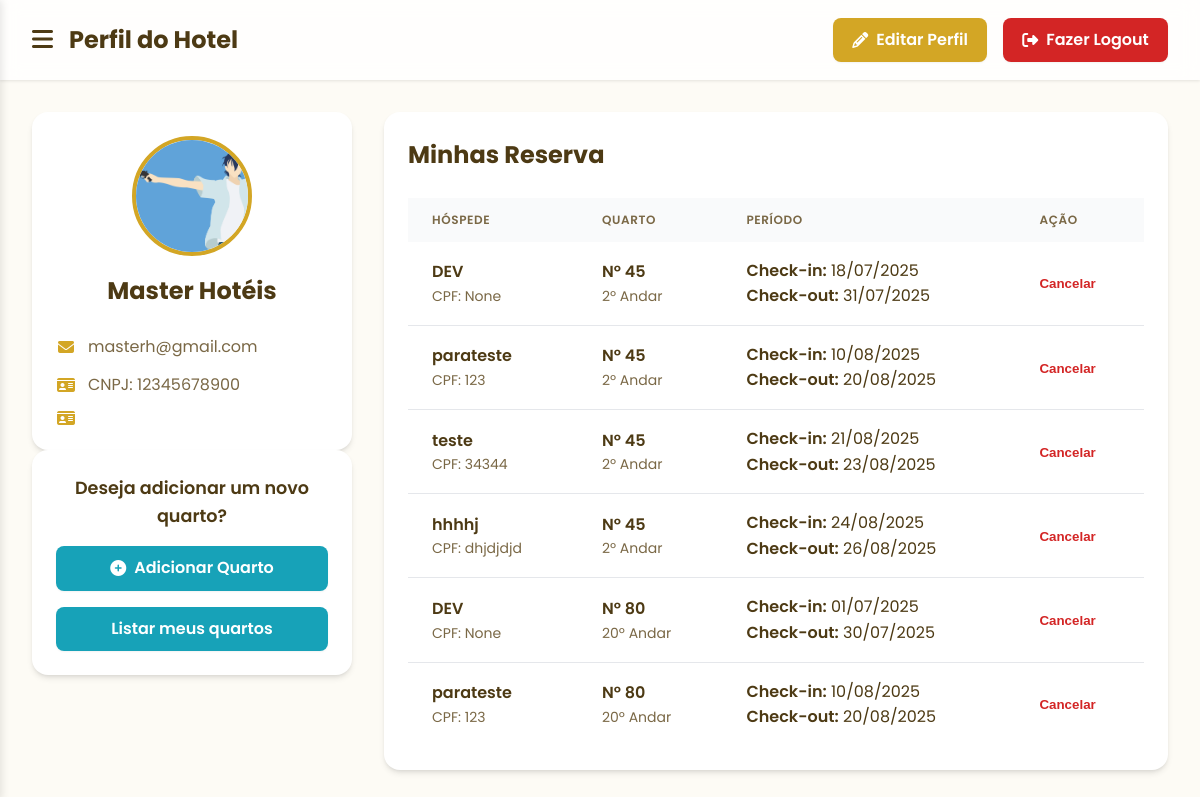
/perfil_hotel (signed in), run on an earlier commit of the app's database.
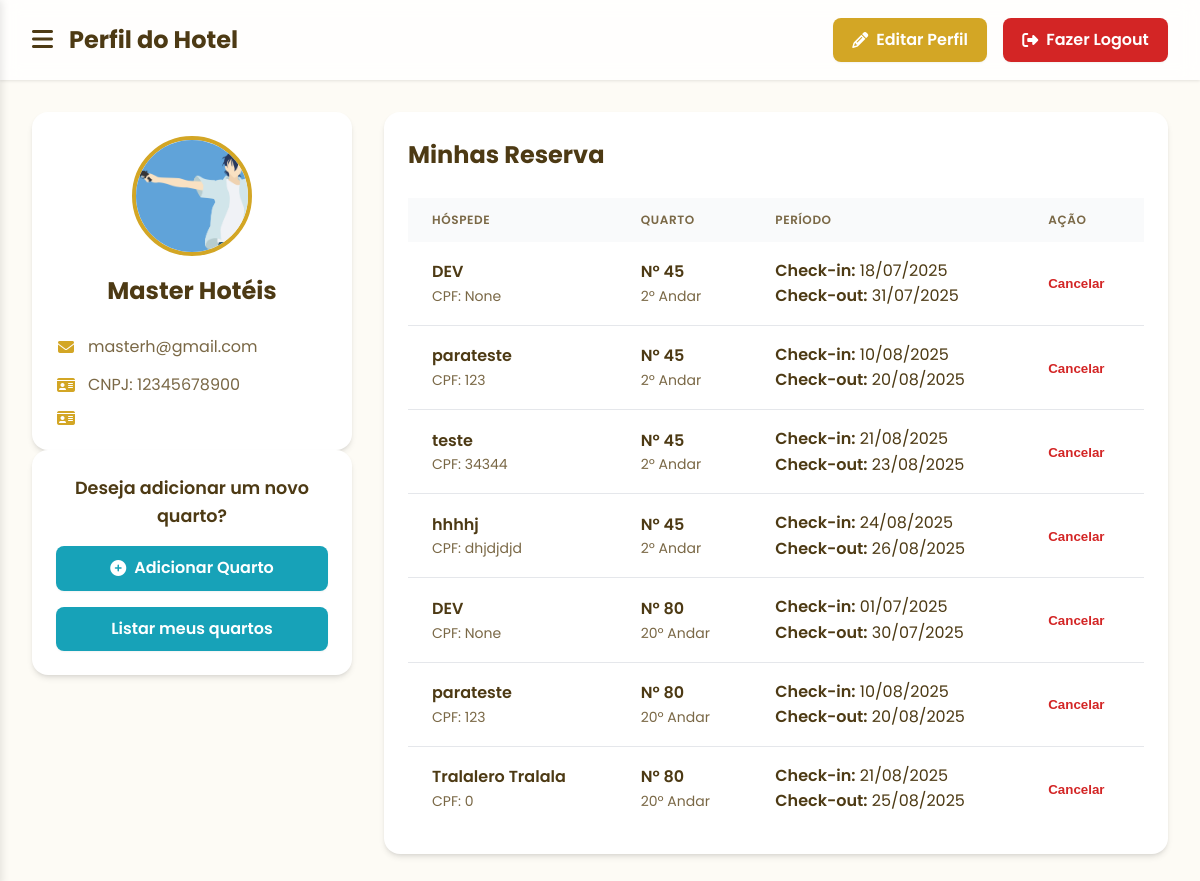
And on a later commit of the database.
### tables this page shows
CREATE TABLE usuarios 
(
    id_usuario INTEGER PRIMARY KEY AUTOINCREMENT, 
    nome TEXT,
    email TEXT,
    senha TEXT,
    cpf INTEGER, 
    imagem TEXT
);

CREATE TABLE quartos 
(
    id_quarto INTEGER PRIMARY KEY AUTOINCREMENT,
    andar TEXT,
    numero_quarto TEXT,
    preco REAL,
    imagem TEXT,
    id_hotel INTEGER, descricao TEXT,
    FOREIGN KEY (id_hotel) REFERENCES hoteis(id_hotel)
);

### routes/route_hotel.py (the view)
@hotel_bp.route('/perfil_hotel', methods=['GET', 'POST'])
def perfil_hotel():
    if 'hotel' not in session:
        return redirect(url_for('hotel.cadastro_hotel'))
    else:
        hotel = session['hotel']
        quarto_model = QuartoModel(id_hotel=hotel['id'])
        quartos = quarto_model.buscar_todos_quartos_do_hotel()
        reservas_detalhadas = []
        for i, quarto in enumerate(quartos):
            reserva_model = ReservaModel(id_quarto=quarto["id_quarto"])
            reservas = reserva_model.buscar_por_reservas_do_quarto()
            for reserva in reservas:
                usuario_da_reserva_model = ReservaModel(id_usuario=reserva["id_usuario"])
                usuario_da_reserva = usuario_da_reserva_model.buscar_por_usuario_da_reserva()
                listacheckin = reserva["data_checkin"].split("-")
                listacheckout = reserva["data_checkout"].split("-")
                strcheckin = listacheckin[2] + "/" + listacheckin[1] + "/" + listacheckin[0]
                strcheckout = listacheckout[2] + "/" + listacheckout[1] + "/" + listacheckout[0]
                conversao1 = datetime.strptime(strcheckin, "%d/%m/%Y")
                conversao2 = datetime.strptime(strcheckout, "%d/%m/%Y")
                diferenca = conversao2 - conversao1
                tempo_estadia = diferenca.days
                del listacheckin
                del listacheckout
                reservas_detalhadas.append({
                    'reserva': reserva,
                    'usuario_da_reserva' : usuario_da_reserva,
                    'quarto': quarto,
                    'hotel': hotel,
                    'checkin' : strcheckin,
                    'checkout' : strcheckout
                })
        return render_template('empresa/perfil_hotel.html', hotel=hotel, reservas=reservas_detalhadas)

### models/connect.py (called while the page is built)
    def connect(self):
        self.conn = sqlite3.connect(self.db_name)
        self.conn.row_factory = sqlite3.Row  # Para retornar dicionários
        self.cursor = self.conn.cursor()

    def execute(self, query, params=None):
        if self.conn is None:
            self.connect()
        if params:
            self.cursor.execute(query, params)
        else:
            self.cursor.execute(query)
        return self.cursor

    def fetchall(self):
        return self.cursor.fetchall()

    def fetchone(self):
        return self.cursor.fetchone()

    def close(self):
        if self.conn:
            self.conn.close()
            self.conn = None
            self.cursor = None

### models/quarto_model.py (called while the page is built)
    def buscar_todos_quartos_do_hotel(self):
        db = Database()
        db.connect()
        sql = "SELECT * FROM quartos WHERE id_hotel=?"
        db.execute(sql, (self.id_hotel,))
        quartos = db.fetchall()
        db.close()
        return quartos

### models/reserva_model.py (called while the page is built)
    def buscar_por_reservas_do_quarto(self):
        db = Database()
        db.connect()
        sql = "SELECT * FROM reservas WHERE id_quarto=?"
        db.execute(sql, (self.id_quarto,))
        reservas = db.fetchall()
        db.close()
        return reservas

    def buscar_por_usuario_da_reserva(self):
        db = Database()
        db.connect()
        sql = "SELECT * FROM usuarios WHERE id_usuario=?"
        db.execute(sql, (self.id_usuario,))
        reservas = db.fetchone()
        db.close()
        return reservas

### templates/empresa/perfil_hotel.html (shortened to what this page needs)
<!DOCTYPE html>
<html lang="pt-BR">
<head>
  <link rel="stylesheet" href="/static/estilos/estilo_perfil_adm.css">
  <link rel="stylesheet" href="https://cdnjs.cloudflare.com/ajax/libs/font-awesome/6.5.1/css/all.min.css">
</head>
<body>
  <div class="page-wrapper">
    <header class="header">
      <div class="header-content">
        <div class="header-left">
          <button class="menu-btn" onclick="toggleSidebar()">
            <i class="fas fa-bars"></i>
          </button>
          <h1>Perfil do Hotel</h1>
        </div>
        <div class="header-right">
           <a href="/editar_perfil_hotel" class="btn btn-edit">
              <i class="fas fa-pencil-alt"></i>
              <span>Editar Perfil</span>
            </a>
            <a href="/sair" class="btn btn-logout">
              <i class="fas fa-sign-out-alt"></i>
              <span>Fazer Logout</span>
            </a>
        </div>
      </div>
    </header>
    <main class="main-content">
      <div class="grid-layout">
        <div class="profile-column">
          <section class="card profile-card">
            <div class="profile-photo-wrapper">
              <img src="{{ url_for('static', filename=hotel.foto) }}" alt="Foto Hotel" class="profile-photo">
            </div>
            <h2 class="profile-name">{{session['hotel']['nome']}}</h2>
            <div class="profile-info">
              <p><i class="fa-solid fa-envelope"></i> <span>{{session['hotel']['email']}}</span></p>
              <p><i class="fa-solid fa-id-card"></i> <span>CNPJ: {{session['hotel']['cnpj']}}</span></p>
              <p><i class="fa-solid fa-id-card"></i></p>
            </div>
          </section>
          <section class="card add-room-card">
               <p>Deseja adicionar um novo quarto?</p>
               <a href="{{ url_for('quarto.salvar_quarto') }}" class="btn btn-add">
                  <i class="fas fa-plus-circle"></i>Adicionar Quarto
               </a>
               <a href="{{ url_for('hotel.pagina_hotel', id_hotel=hotel.id) }}" class="btn btn-add">
                  Listar meus quartos
               </a>
          </section>
        </div>
        <div class="reservations-column">
          <section class="card">
            <h2 class="section-title">Minhas Reserva</h2>
            <div class="table-wrapper">
              <table class="reservations-table">
                <thead>
                  <tr>
                    <th>Hóspede</th>
                    <th>Quarto</th>
                    <th>Período</th>
                    <th>Ação</th>
                  </tr>
                </thead>
                <tbody>
                  {% if reservas %}
                    {% for item in reservas %}
                      <tr>
                        <td data-label="Hóspede">
                          <div class="text-bold">{{ item.usuario_da_reserva.nome }}</div>
                          <div class="text-small">CPF: {{ item.usuario_da_reserva.cpf }}</div>
                        </td>
                        <td data-label="Quarto">
                          <div class="text-bold">Nº {{ item.quarto.numero_quarto }}</div>
                          <div class="text-small">{{ item.quarto.andar }}º Andar</div>
                        </td>
                        <td data-label="Período">
                          <div><span class="text-bold">Check-in:</span> {{ item.checkin }}</div>
                          <div><span class="text-bold">Check-out:</span> {{ item.checkout }}</div>
                        </td>
                        <td data-label="Ação">
                          <form action="/cancelar_reserva" method="post" class="form-cancel">
                            <button type="submit" class="btn-cancel">Cancelar</button>
                          </form>
                        </td>
                      </tr>
                    {% endfor %}
                  {% endif %}
                </tbody>
              </table>
            </div>
          </section>
        </div>
      </div>
    </main>
  </div>
</body>
</html>

### static/estilos/estilo_perfil_adm.css (style rules this page uses)
:root { --cor-fundo: #FDFBF5; --cor-fundo-card: #FFFFFF; --cor-primaria: #d3a625; --cor-primaria-hover: #b68b1c; --cor-texto-principal: #4d3a14; --cor-texto-secundario: #7a6846; --cor-perigo: #d32525; --cor-perigo-hover: #b61c1c; --cor-info: #17a2b8; --cor-info-hover: #138496; --cor-borda: #E5E7EB; --sombra-card: 0 4px 6px -1px rgb(0 0 0 / 0.1), 0 2px 4px -2px rgb(0 0 0 / 0.1); }
* { margin: 0; padding: 0; box-sizing: border-box; }
body { font-family: 'Poppins', sans-serif; background-color: var(--cor-fundo); color: var(--cor-texto-principal); line-height: 1.6; }
.page-wrapper { transition: margin-left 0.3s ease-in-out; }
.header { background-color: rgba(255, 255, 255, 0.8); backdrop-filter: blur(10px); box-shadow: 0 1px 3px rgba(0,0,0,0.1); position: sticky; top: 0; z-index: 990; }
.header-content { display: flex; align-items: center; justify-content: space-between; height: 5rem; padding: 0 2rem; max-width: 1280px; margin: 0 auto; }
.header-left { display: flex; align-items: center; gap: 1rem; }
.header-left h1 { font-size: 1.5rem; font-weight: 700; }
.menu-btn { background: none; border: none; font-size: 1.5rem; cursor: pointer; color: var(--cor-texto-principal); }
.header-right { display: flex; gap: 1rem; }
.btn { display: inline-flex; align-items: center; justify-content: center; gap: 0.5rem; padding: 0.6rem 1.2rem; border: none; border-radius: 8px; font-weight: 600; text-decoration: none; cursor: pointer; transition: background-color 0.2s, box-shadow 0.2s; box-shadow: 0 1px 2px rgba(0,0,0,0.05); }
.btn-edit { background-color: var(--cor-primaria); color: white; }
.btn-logout { background-color: var(--cor-perigo); color: white; }
.btn-add { background-color: var(--cor-info); color: white; width: 100%; }
.btn-cancel { background: none; border: none; color: var(--cor-perigo); font-weight: 600; cursor: pointer; text-decoration: none; }
.main-content { padding: 2rem; max-width: 1280px; margin: 0 auto; }
.grid-layout { display: grid; grid-template-columns: 1fr; gap: 2rem; }
.card { background-color: var(--cor-fundo-card); padding: 1.5rem; border-radius: 1rem; box-shadow: var(--sombra-card); }
.profile-card, .add-room-card { text-align: center; }
.profile-photo-wrapper { width: 120px; height: 120px; margin: 0 auto 1rem; }
.profile-photo { width: 100%; height: 100%; border-radius: 50%; object-fit: cover; border: 4px solid var(--cor-primaria); }
.profile-name { font-size: 1.5rem; font-weight: 700; margin-bottom: 1rem; }
.profile-info { text-align: left; margin-top: 1.5rem; display: flex; flex-direction: column; gap: 0.75rem; }
.profile-info p { display: flex; align-items: center; gap: 0.75rem; color: var(--cor-texto-secundario); }
.profile-info i { color: var(--cor-primaria); width: 20px; text-align: center; }
.add-room-card p { font-weight: 600; font-size: 1.1rem; margin-bottom: 1rem; }
.section-title { font-size: 1.5rem; font-weight: 700; margin-bottom: 1.5rem; }
.table-wrapper { overflow-x: auto; }
.reservations-table { width: 100%; border-collapse: collapse; text-align: left; }
.reservations-table thead { background-color: #f9fafb; }
.reservations-table th { padding: 0.75rem 1.5rem; font-size: 0.75rem; text-transform: uppercase; letter-spacing: 0.05em; color: var(--cor-texto-secundario); font-weight: 600; }
.reservations-table tbody tr { border-bottom: 1px solid var(--cor-borda); }
.reservations-table tbody tr:last-child { border-bottom: none; }
.reservations-table td { padding: 1rem 1.5rem; vertical-align: middle; }
.text-bold { font-weight: 600; color: var(--cor-texto-principal); }
.text-small { font-size: 0.875rem; color: var(--cor-texto-secundario); }
.form-cancel { margin: 0; }
@media (min-width: 768px) { .grid-layout { grid-template-columns: 320px 1fr; } }

What changed in the data, as far as the page shows it:
added usuarios: usuario_da_reserva.nome "Tralalero Tralala", usuario_da_reserva.cpf "0"
Also different on the page:
new list line: "CPF: Nº º Andar Check-in: 21/08/2025 Check-out: 25/08/2025 Cancelar"
new list line: "80 20"
